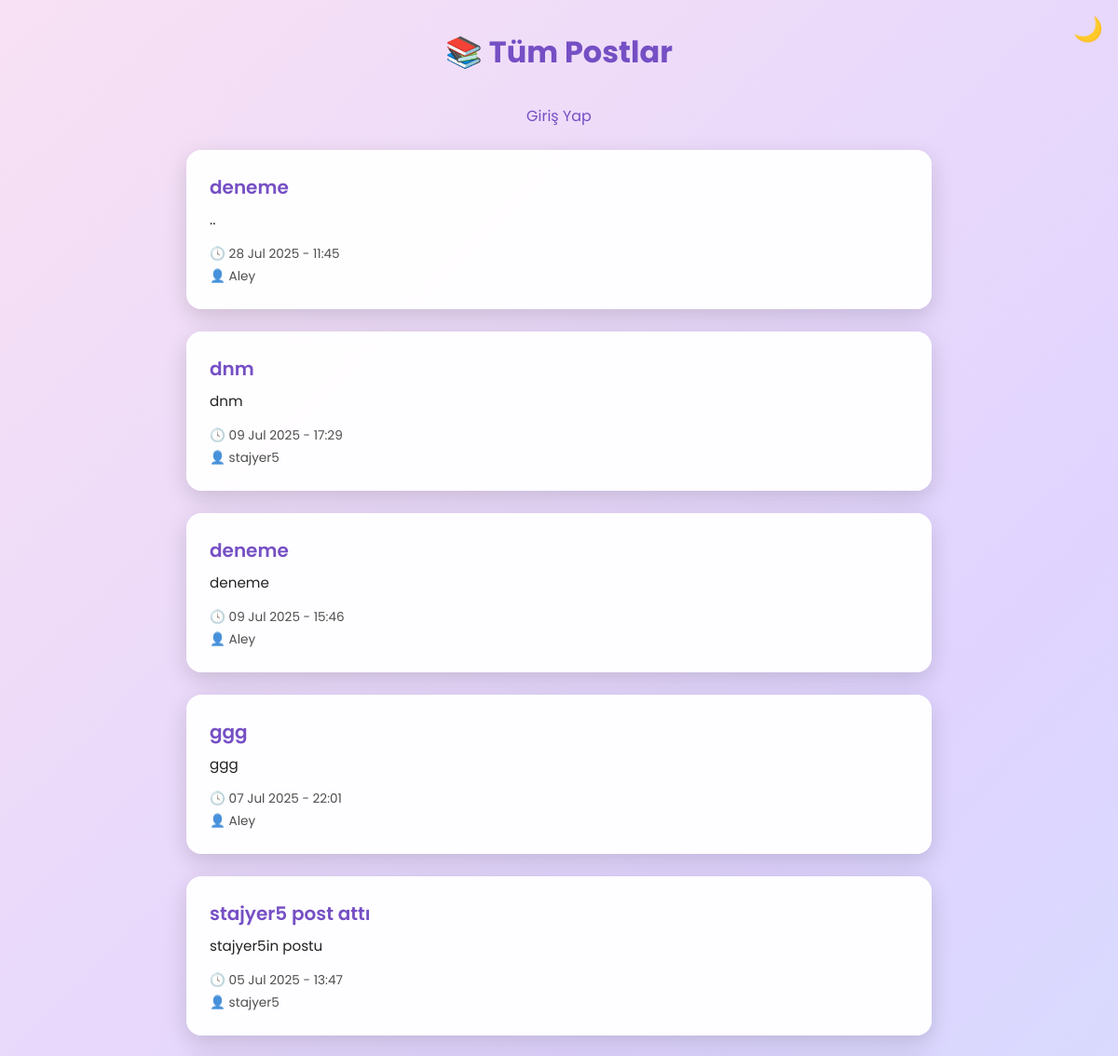
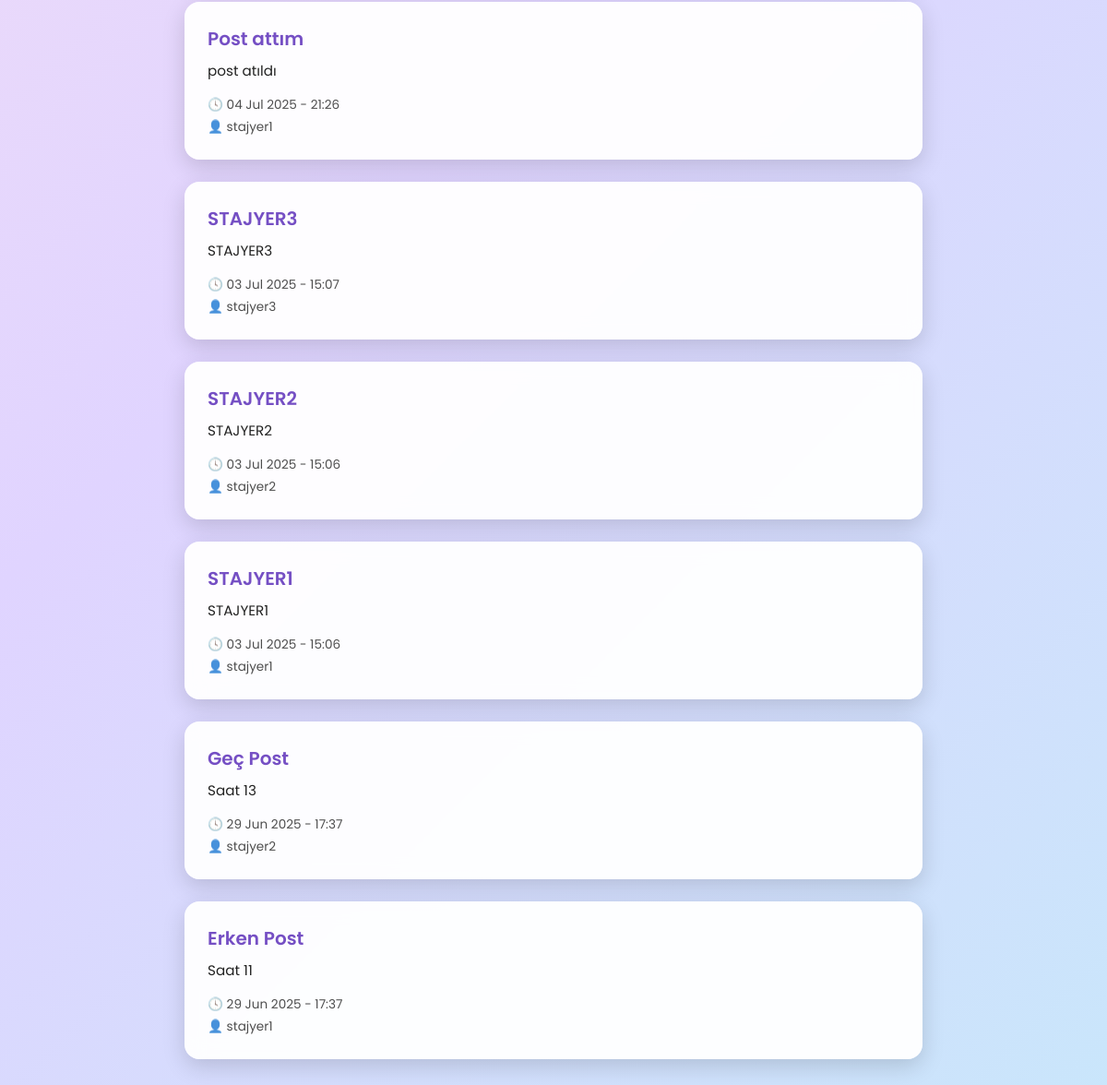
/posts/, run on an earlier commit of the app's database (2 pictures, top to bottom).
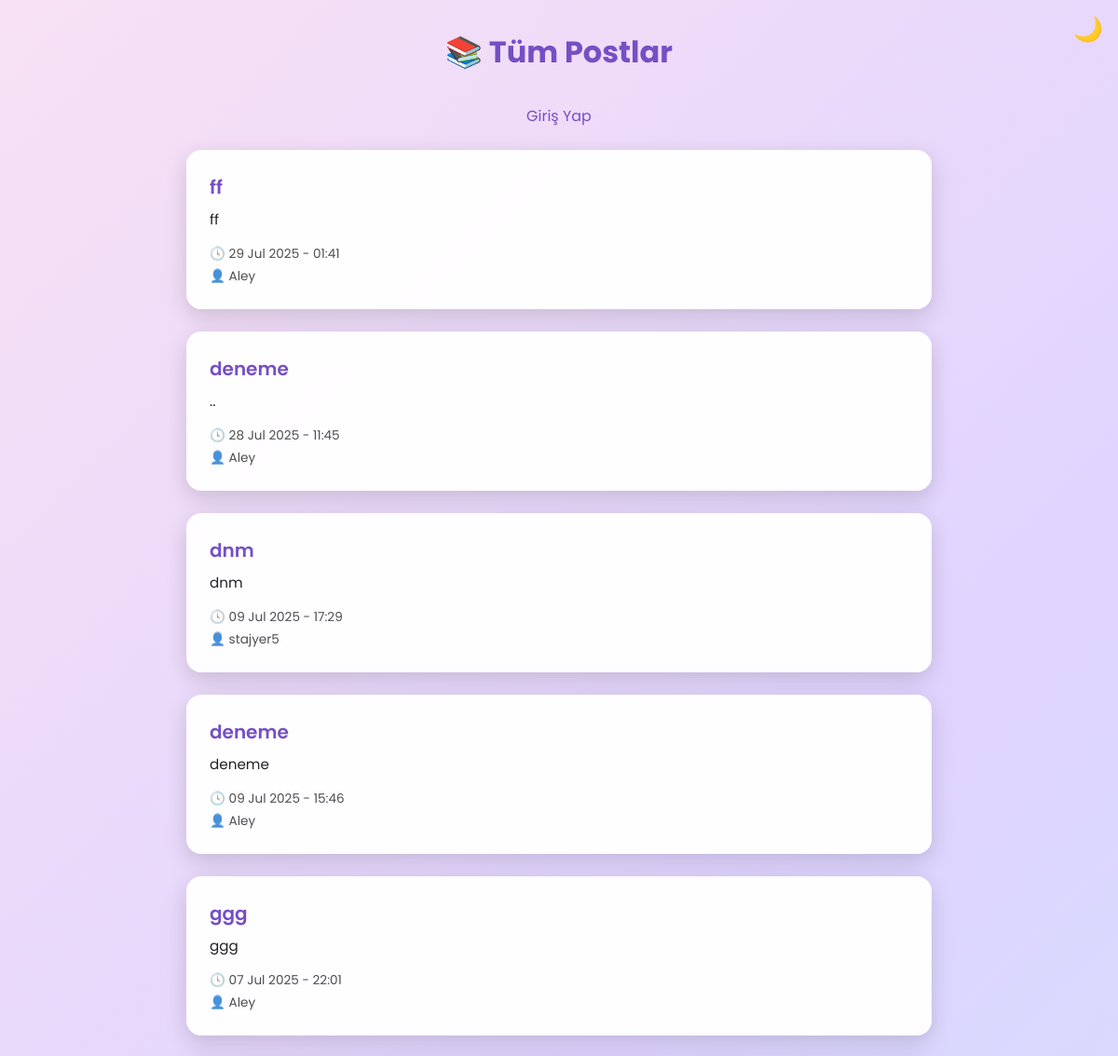
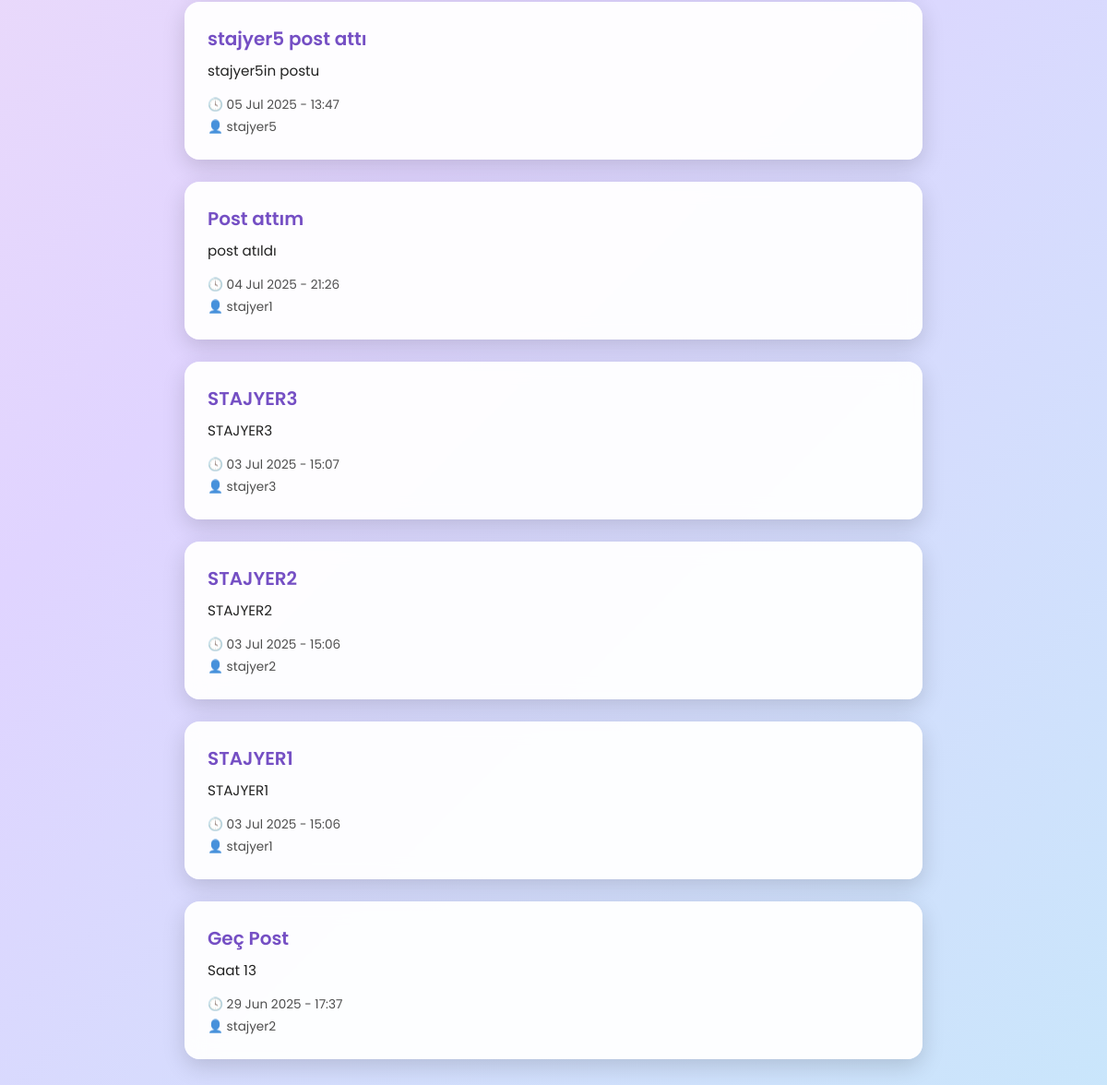
And on a later commit of the database (2 pictures, top to bottom).
### post/models.py (models this page shows, shortened)
class Post(models.Model):
    user = models.ForeignKey(User, on_delete=models.CASCADE)
    title = models.CharField(max_length=255)
    content = models.TextField()
    created_at = models.DateTimeField(auto_now_add=True)

### post/views.py (the view)
# urls.py: path('', lambda request: redirect('post_list')),
def post_list(request):
    posts = Post.objects.all().order_by('-created_at')
    return render(request, 'post_list.html', {'posts': posts})

### post/templates/post_list.html (shortened to what this page needs)
<!DOCTYPE html>
<html lang="tr">
<head>
</head>
<body class="light">
  <button class="theme-toggle" onclick="toggleTheme()">🌙</button>
  <div class="container">
    <h1>📚 Tüm Postlar</h1>
    {% if user.is_authenticated %}
      <p class="welcome">Hoş geldin <strong>{{ user.username }}</strong> | <a href="{% url 'logout' %}">Çıkış</a></p>
    {% else %}
      <p class="welcome"><a href="{% url 'login' %}">Giriş Yap</a></p>
    {% endif %}
    {% if posts %}
      {% for post in posts %}
        <div class="post-card">
          <div class="post-title">{{ post.title }}</div>
          <div class="post-content">{{ post.content|truncatewords:30 }}</div>
          <div class="post-meta">
            <div>🕓 {{ post.created_at|date:"d M Y - H:i" }}</div>
            {% if post.user %}
              <div>👤 {{ post.user.username }}</div>
            {% endif %}
          </div>
        </div>
      {% endfor %}
    {% else %}
      <div class="alert">Henüz post yok.</div>
    {% endif %}
  </div>
</body>
</html>

### post/templates/post_list.html (style rules this page uses)
* { margin: 0; padding: 0; box-sizing: border-box; }
body { font-family: 'Poppins', sans-serif; min-height: 100vh; padding: 2rem; transition: background 0.4s ease, color 0.3s ease; }
.container { max-width: 800px; margin: auto; }
.theme-toggle { position: absolute; top: 1rem; right: 1rem; background: none; border: none; font-size: 1.6rem; cursor: pointer; z-index: 10; color: var(--text-color); }
h1 { text-align: center; margin-bottom: 2rem; font-size: 2rem; color: var(--heading-color); }
.welcome { text-align: center; margin-bottom: 1.5rem; color: var(--text-color); }
.post-card { background: var(--bg-color); border-radius: 16px; padding: 1.5rem; border: 1px solid rgba(255, 255, 255, 0.1); box-shadow: 0 8px 24px rgba(0, 0, 0, 0.15); backdrop-filter: blur(10px); margin-bottom: 1.5rem; color: var(--text-color); }
.post-title { font-size: 1.25rem; font-weight: 600; color: var(--heading-color); margin-bottom: 0.5rem; }
.post-content { font-size: 0.95rem; margin-bottom: 1rem; }
.post-meta { font-size: 0.85rem; color: var(--text-color); opacity: 0.8; display: flex; flex-direction: column; gap: 0.25rem; }
a { color: var(--heading-color); text-decoration: none; }
body.light { background: linear-gradient(135deg, #f8e1f4, #e0d4ff, #c9e6fb); --bg-color: rgba(255, 255, 255, 0.95); --text-color: #222; --heading-color: #754fc4; }

What changed in the data, as far as the page shows it:
removed Post: title "Erken Post", content "Saat 11", created_at "29 Jun 2025 - 17:37", user.username "stajyer1"
added Post: title "ff", content "ff", created_at "29 Jul 2025 - 01:41", user.username "Aley"
